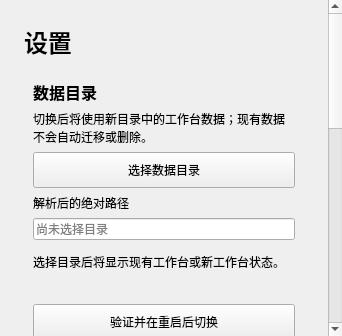
<?xml version="1.0" encoding="UTF-8"?>
<ui version="4.0">
 <class>SettingsPage</class>
 <widget class="QWidget" name="settingsPage"><layout class="QVBoxLayout" name="settingsRootVerticalLayout">
  <property name="leftMargin"><number>0</number></property><property name="topMargin"><number>0</number></property><property name="rightMargin"><number>0</number></property><property name="bottomMargin"><number>0</number></property>
  <item><widget class="QScrollArea" name="settingsScrollArea"><property name="widgetResizable"><bool>true</bool></property><property name="horizontalScrollBarPolicy"><enum>Qt::ScrollBarAlwaysOff</enum></property><property name="verticalScrollBarPolicy"><enum>Qt::ScrollBarAsNeeded</enum></property><property name="frameShape"><enum>QFrame::NoFrame</enum></property>
   <widget class="QWidget" name="settingsContentWidget"><property name="minimumSize"><size><width>0</width><height>900</height></size></property><layout class="QVBoxLayout" name="settingsContentVerticalLayout"><property name="leftMargin"><number>24</number></property><property name="topMargin"><number>24</number></property><property name="rightMargin"><number>24</number></property><property name="bottomMargin"><number>24</number></property><property name="spacing"><number>12</number></property>
    <item><widget class="QLabel" name="pageTitleLabel"><property name="font"><font><pointsize>18</pointsize><bold>true</bold></font></property><property name="text"><string>设置</string></property></widget></item>
    <item><widget class="QFrame" name="dataDirectoryCard"><layout class="QVBoxLayout" name="dataDirectoryVerticalLayout">
     <item><widget class="QLabel" name="dataDirectoryTitleLabel"><property name="font"><font><pointsize>12</pointsize><bold>true</bold></font></property><property name="text"><string>数据目录</string></property></widget></item>
     <item><widget class="QLabel" name="dataDirectoryHelpLabel"><property name="minimumSize"><size><width>0</width><height>32</height></size></property><property name="text"><string>切换后将使用新目录中的工作台数据；现有数据不会自动迁移或删除。</string></property><property name="wordWrap"><bool>true</bool></property></widget></item>
     <item><widget class="QPushButton" name="chooseDataDirectoryButton"><property name="text"><string>选择数据目录</string></property><property name="minimumSize"><size><width>130</width><height>36</height></size></property></widget></item>
     <item><widget class="QLabel" name="resolvedPathTitleLabel"><property name="text"><string>解析后的绝对路径</string></property></widget></item>
     <item><widget class="QLineEdit" name="resolvedDataDirectoryLineEdit"><property name="readOnly"><bool>true</bool></property><property name="placeholderText"><string>尚未选择目录</string></property></widget></item>
     <item><widget class="QLabel" name="workspaceStatusLabel"><property name="minimumSize"><size><width>0</width><height>32</height></size></property><property name="text"><string>选择目录后将显示现有工作台或新工作台状态。</string></property><property name="wordWrap"><bool>true</bool></property></widget></item>
     <item><widget class="QLabel" name="dataDirectoryErrorLabel"><property name="text"><string/></property><property name="wordWrap"><bool>true</bool></property></widget></item>
     <item><widget class="QPushButton" name="confirmDataDirectoryButton"><property name="text"><string>验证并在重启后切换</string></property><property name="minimumSize"><size><width>180</width><height>36</height></size></property></widget></item>
     <item><widget class="QLabel" name="pendingDirectoryStatusLabel"><property name="minimumSize"><size><width>0</width><height>32</height></size></property><property name="text"><string>已验证。重启应用后切换，当前目录保持不变。</string></property><property name="wordWrap"><bool>true</bool></property></widget></item>
     <item><layout class="QHBoxLayout" name="restartActionsHorizontalLayout"><item><widget class="QPushButton" name="restartNowButton"><property name="text"><string>立即重启</string></property><property name="minimumSize"><size><width>100</width><height>36</height></size></property></widget></item><item><widget class="QPushButton" name="laterButton"><property name="text"><string>稍后</string></property><property name="minimumSize"><size><width>90</width><height>36</height></size></property></widget></item><item><spacer name="restartActionsHorizontalSpacer"><property name="orientation"><enum>Qt::Horizontal</enum></property><property name="sizeHint" stdset="0"><size><width>40</width><height>20</height></size></property></spacer></item></layout></item>
    </layout></widget></item>
    <item><spacer name="settingsVerticalSpacer"><property name="orientation"><enum>Qt::Vertical</enum></property><property name="sizeHint" stdset="0"><size><width>20</width><height>240</height></size></property></spacer></item>
   </layout></widget>
  </widget></item>
 </layout></widget>
 <resources/><connections/>
</ui>
